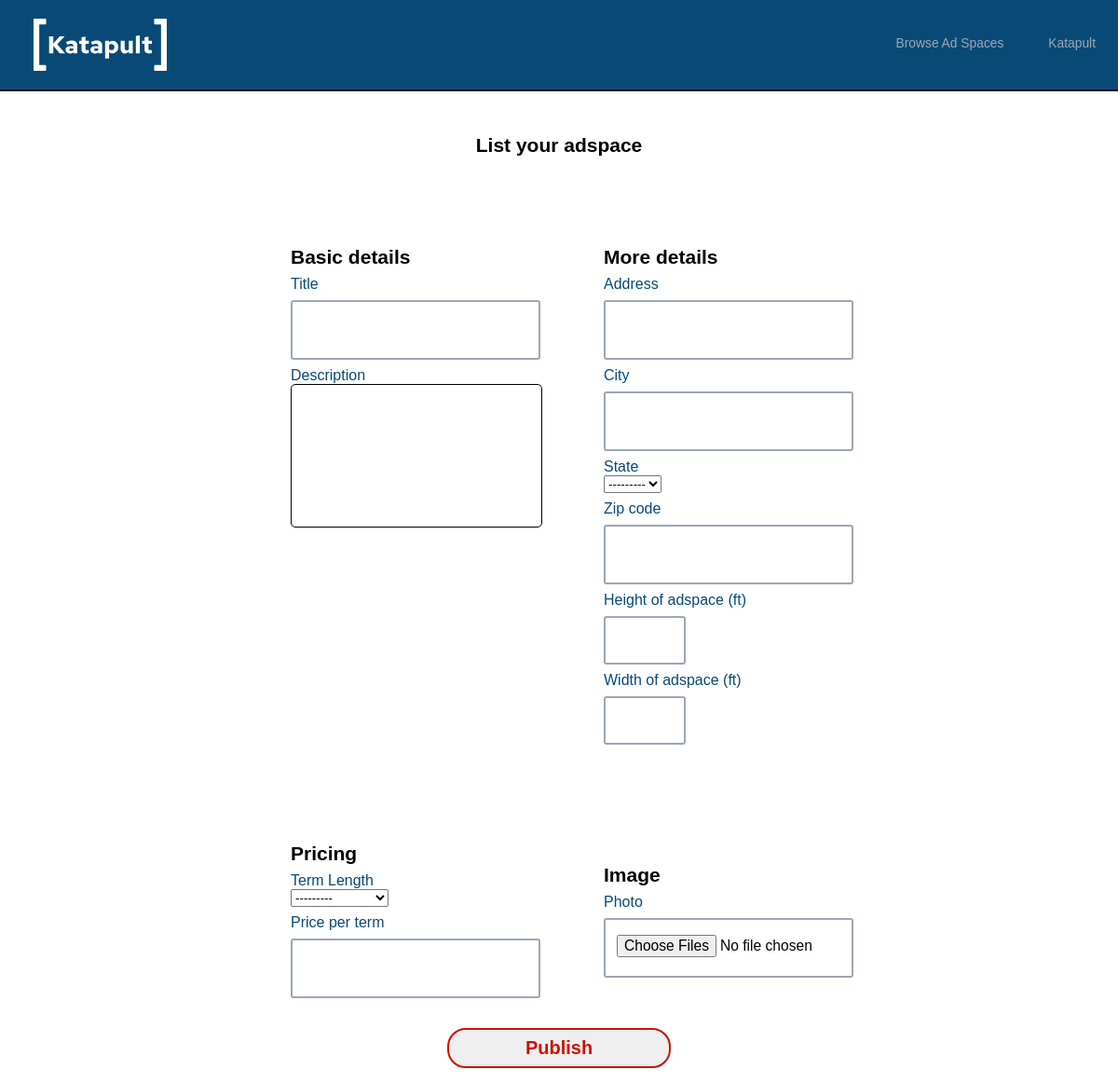
/sell/ (signed in), run on an earlier commit of the app's database.
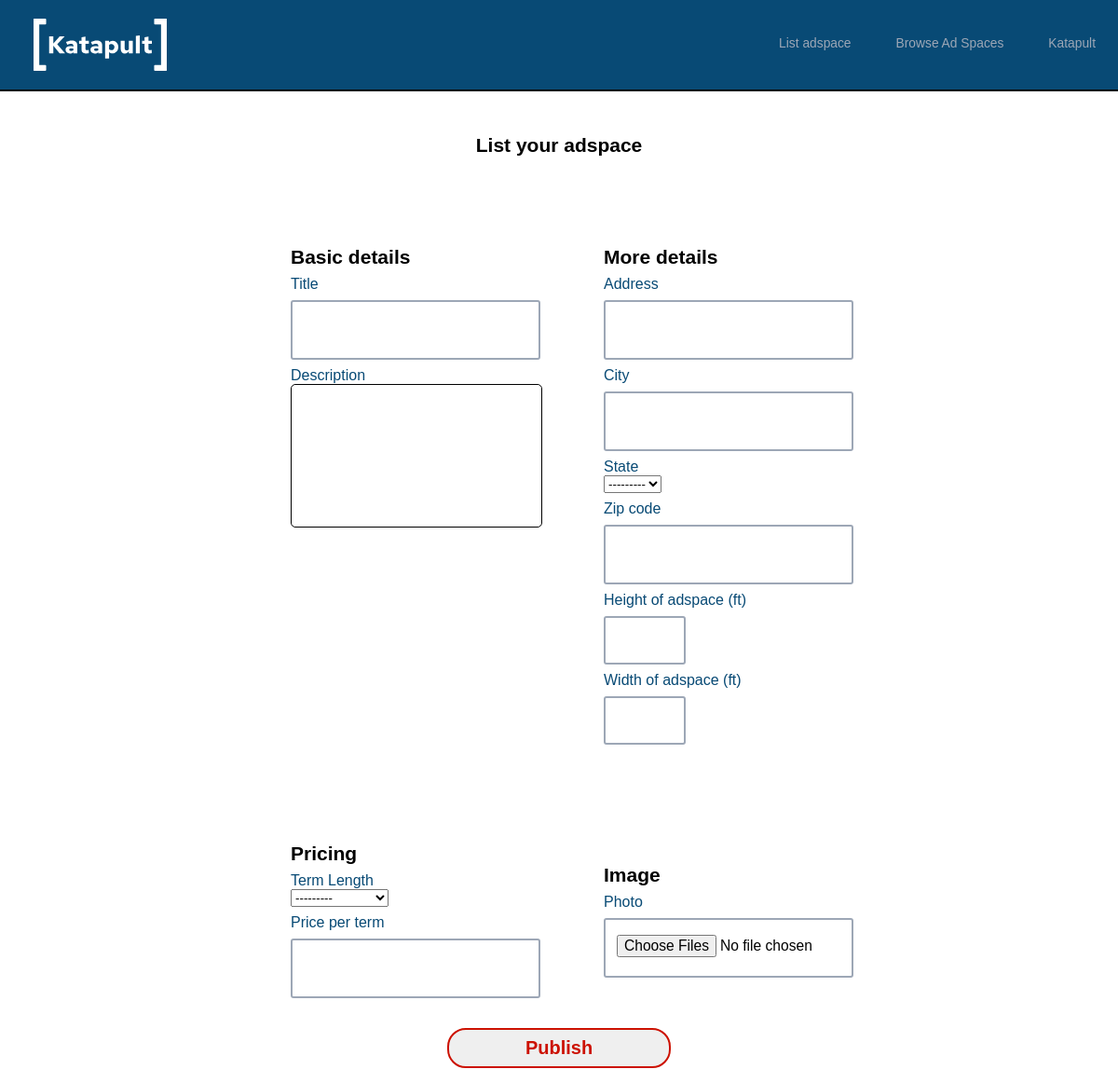
And on a later commit of the database.
### sell/views.py (the view, shortened to what this page needs)
# urls.py: path("sell/", include("sell.urls")),
@login_required
def sell(request):
    context = {}
    if request.method == "GET":
        context["form"] = PublishAdspaceForm()
        context['user'] = request.user
        print(context)
        return render(request, "sell/sell.html", context)
    return render(request, "sell/sell.html", context)

### sell/forms.py
class PublishAdspaceForm(forms.ModelForm):
    class Meta:
        model = Adspace
        fields = ['title', 'term_length', 'direct_price', 'height', 'width', 'address', 'image', 'description', 'state', 'zip', 'city']

### users/models.py (called while the page is built)
    def __str__(self):
        return self.name

### sell/templates/sell/sell.html (shortened to what the changed rows need)
{% extends "main/layout.html" %}
{% load static %}

### main/templates/main/layout.html (shortened to what this page needs)
{% load static %}
<!DOCTYPE html>
<html lang="en">
<head>
    <link href="{% static 'main/styles.css' %}" rel="stylesheet" />
    <link rel="stylesheet" href="https://unpkg.com/aos@next/dist/aos.css" />
</head>
<body>
    <header class="justify start-row-flex">
        <div class="start-row-flex">
            <a href="/" style="color: black; text-decoration: none" class="start-row-flex">
                <img class="logo" src="{% static 'main/long-logo-white.svg' %}">
            </a>
        </div>
        <div class="end-row-flex">
            {% if user.is_authenticated %} {% if user.is_seller %}
            <a href="{% url 'sell' %}" style="color: black; text-decoration: none; height: 8vh" class="column-center-flex">
                <div class="nav-link">
                    List adspace
                </div>
            </a>
            {% endif %} {% if user.is_buyer %}
            <a href="{% url 'buy' %}" style="color: black; text-decoration: none; height: 8vh" class="column-center-flex">
                <div class="nav-link">
                    Browse Ad Spaces
                </div>
            </a>
            {% endif %} {% endif %}
            <div class="column-center-flex">
                {% if user.is_authenticated %}
                <div style="height: 8vh" class="dropdown column-center-flex">
                    <div class="nav-link">
                        {{ user.name }}
                    </div>
                </div>
                {% else %}
                <div class="nav-button">
                    <a class="invisible-link" href="{% url 'signup' %}">
            Get Started
          </a> {% endif %}
                </div>
            </div>
    </header>
    <div class="body-root">
        {% block main %} {% endblock %}
    </div>
</body>
</html>

What changed in the data, as far as the page shows it:
changed Account "Katapult": is_seller False → True (drawn)
Also different on the page:
text now shown: "List adspace"
